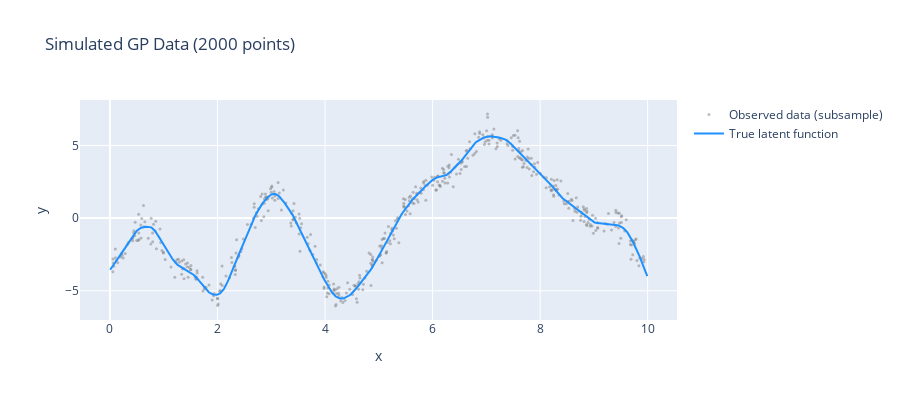

The cell this chart's notebook holds for it:
### Markdown cell above
### Visualizing the Data

Let's plot our simulated data. With 2000 points, we'll use transparency to show the density while still seeing the underlying smooth function.

### Code cell
subsample_idx = RNG.choice(len(df), size=500, replace=False)
subsample_idx = np.sort(subsample_idx)

go.Figure().add_trace(go.Scatter(
    x=df['x'][subsample_idx],
    y=df['y'][subsample_idx],
    mode='markers',
    name='Observed data (subsample)',
    marker=dict(size=3, color='gray', opacity=0.5)
)).add_trace(go.Scatter(
    x=df['x'],
    y=df['f_true'],
    mode='lines',
    name='True latent function',
    line=dict(color='dodgerblue', width=2)
)).update_layout(
    title='Simulated GP Data (2000 points)',
    xaxis_title='x',
    yaxis_title='y',
    height=400,
    showlegend=True
)

### Figure 1 — Plotly figure (JSON) as saved in the notebook; plotly's stock layout.template omitted (floating-point values rounded to 4 significant figures; data arrays with more than 128 entries replaced by an {"elided": "..."} marker saying what was removed)
{"data": [{"marker": {"color": "gray", "opacity": 0.5, "size": 3}, "mode": "markers", "name": "Observed data (subsample)", "type": "scatter", "x": {"elided": "500 float values"}, "y": {"elided": "500 float values"}}, {"line": {"color": "dodgerblue", "width": 2}, "mode": "lines", "name": "True latent function", "type": "scatter", "x": {"elided": "2000 float values"}, "y": {"elided": "2000 float values"}}], "layout": {"height": 400, "showlegend": true, "title": {"text": "Simulated GP Data (2000 points)"}, "xaxis": {"title": {"text": "x"}}, "yaxis": {"title": {"text": "y"}}}}
